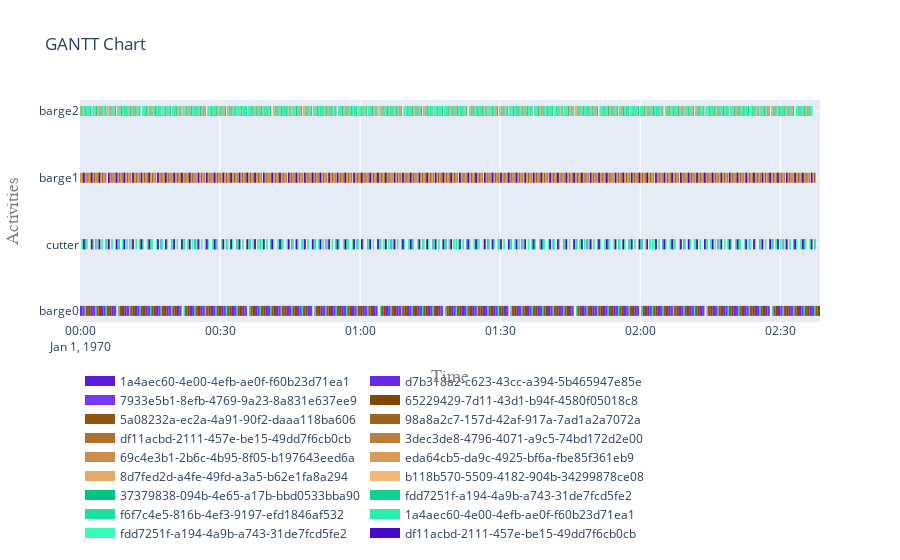

Write notebook code for a chart like this one.
### Code cell
fig = plot.get_gantt_chart([*vessels.values()])

### Figure 1 — Plotly figure (JSON) as saved in the notebook; plotly's stock layout.template omitted (floating-point values rounded to 4 significant figures; data arrays with more than 128 entries replaced by an {"elided": "..."} marker saying what was removed)
{"data": [{"connectgaps": false, "hoverinfo": "y+name", "line": {"color": "rgb(89,28,218)", "width": 10}, "mode": "lines", "name": "1a4aec60-4e00-4efb-ae0f-f60b23d71ea1", "type": "scatter", "x": {"elided": "680 str values"}, "y": {"elided": "680 str values"}}, {"connectgaps": false, "hoverinfo": "y+name", "line": {"color": "rgb(103,42,232)", "width": 10}, "mode": "lines", "name": "d7b318a2-c623-43cc-a394-5b465947e85e", "type": "scatter", "x": {"elided": "340 str values"}, "y": {"elided": "340 str values"}}, {"connectgaps": false, "hoverinfo": "y+name", "line": {"color": "rgb(117,56,246)", "width": 10}, "mode": "lines", "name": "7933e5b1-8efb-4769-9a23-8a831e637ee9", "type": "scatter", "x": {"elided": "340 str values"}, "y": {"elided": "340 str values"}}, {"connectgaps": false, "hoverinfo": "y+name", "line": {"color": "rgb(131,70,4)", "width": 10}, "mode": "lines", "name": "65229429-7d11-43d1-b94f-4580f05018c8", "type": "scatter", "x": {"elided": "340 str values"}, "y": {"elided": "340 str values"}}, {"connectgaps": false, "hoverinfo": "y+name", "line": {"color": "rgb(145,84,18)", "width": 10}, "mode": "lines", "name": "5a08232a-ec2a-4a91-90f2-daaa118ba606", "type": "scatter", "x": {"elided": "340 str values"}, "y": {"elided": "340 str values"}}, {"connectgaps": false, "hoverinfo": "y+name", "line": {"color": "rgb(159,98,32)", "width": 10}, "mode": "lines", "name": "98a8a2c7-157d-42af-917a-7ad1a2a7072a", "type": "scatter", "x": {"elided": "450 str values"}, "y": {"elided": "450 str values"}}, {"connectgaps": false, "hoverinfo": "y+name", "line": {"color": "rgb(173,112,46)", "width": 10}, "mode": "lines", "name": "df11acbd-2111-457e-be15-49dd7f6cb0cb", "type": "scatter", "x": {"elided": "900 str values"}, "y": {"elided": "900 str values"}}, {"connectgaps": false, "hoverinfo": "y+name", "line": {"color": "rgb(187,126,60)", "width": 10}, "mode": "lines", "name": "3dec3de8-4796-4071-a9c5-74bd172d2e00", "type": "scatter", "x": {"elided": "450 str values"}, "y": {"elided": "450 str values"}}, {"connectgaps": false, "hoverinfo": "y+name", "line": {"color": "rgb(201,140,74)", "width": 10}, "mode": "lines", "name": "69c4e3b1-2b6c-4b95-8f05-b197643eed6a", "type": "scatter", "x": {"elided": "450 str values"}, "y": {"elided": "450 str values"}}, {"connectgaps": false, "hoverinfo": "y+name", "line": {"color": "rgb(215,154,88)", "width": 10}, "mode": "lines", "name": "eda64cb5-da9c-4925-bf6a-fbe85f361eb9", "type": "scatter", "x": {"elided": "450 str values"}, "y": {"elided": "450 str values"}}, {"connectgaps": false, "hoverinfo": "y+name", "line": {"color": "rgb(229,168,102)", "width": 10}, "mode": "lines", "name": "8d7fed2d-a4fe-49fd-a3a5-b62e1fa8a294", "type": "scatter", "x": {"elided": "730 str values"}, "y": {"elided": "730 str values"}}, {"connectgaps": false, "hoverinfo": "y+name", "line": {"color": "rgb(243,182,116)", "width": 10}, "mode": "lines", "name": "b118b570-5509-4182-904b-34299878ce08", "type": "scatter", "x": {"elided": "730 str values"}, "y": {"elided": "730 str values"}}, {"connectgaps": false, "hoverinfo": "y+name", "line": {"color": "rgb(1,196,130)", "width": 10}, "mode": "lines", "name": "37379838-094b-4e65-a17b-bbd0533bba90", "type": "scatter", "x": {"elided": "730 str values"}, "y": {"elided": "730 str values"}}, {"connectgaps": false, "hoverinfo": "y+name", "line": {"color": "rgb(15,210,144)", "width": 10}, "mode": "lines", "name": "fdd7251f-a194-4a9b-a743-31de7fcd5fe2", "type": "scatter", "x": {"elided": "1460 str values"}, "y": {"elided": "1460 str values"}}, {"connectgaps": false, "hoverinfo": "y+name", "line": {"color": "rgb(29,224,158)", "width": 10}, "mode": "lines", "name": "f6f7c4e5-816b-4ef3-9197-efd1846af532", "type": "scatter", "x": {"elided": "730 str values"}, "y": {"elided": "730 str values"}}, {"connectgaps": false, "hoverinfo": "y+name", "line": {"color": "rgb(43,238,172)", "width": 10}, "mode": "lines", "name": "1a4aec60-4e00-4efb-ae0f-f60b23d71ea1", "type": "scatter", "x": {"elided": "680 str values"}, "y": {"elided": "680 str values"}}, {"connectgaps": false, "hoverinfo": "y+name", "line": {"color": "rgb(57,252,186)", "width": 10}, "mode": "lines", "name": "fdd7251f-a194-4a9b-a743-31de7fcd5fe2", "type": "scatter", "x": {"elided": "1460 str values"}, "y": {"elided": "1460 str values"}}, {"connectgaps": false, "hoverinfo": "y+name", "line": {"color": "rgb(71,10,200)", "width": 10}, "mode": "lines", "name": "df11acbd-2111-457e-be15-49dd7f6cb0cb", "type": "scatter", "x": {"elided": "900 str values"}, "y": {"elided": "900 str values"}}], "layout": {"hovermode": "closest", "legend": {"orientation": "h", "x": 0, "y": -0.2}, "title": {"text": "GANTT Chart"}, "xaxis": {"range": ["1970-01-01T00:00:00", "1970-01-01T02:38:30"], "title": {"font": {"color": "#7f7f7f", "family": "Courier New, monospace", "size": 18}, "text": "Time"}}, "yaxis": {"title": {"font": {"color": "#7f7f7f", "family": "Courier New, monospace", "size": 18}, "text": "Activities"}}}}
